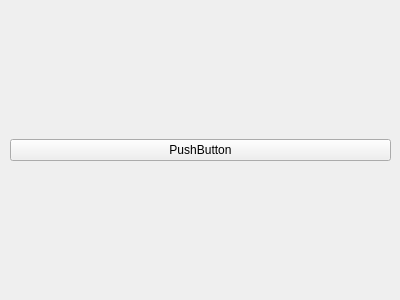
<?xml version="1.0" encoding="UTF-8"?>
<ui version="4.0">
 <class>Form</class>
 <widget class="QWidget" name="Form">
  <property name="geometry">
   <rect>
    <x>0</x>
    <y>0</y>
    <width>400</width>
    <height>300</height>
   </rect>
  </property>
  <property name="windowTitle">
   <string>Form</string>
  </property>
  <widget class="QWidget" name="verticalLayoutWidget">
   <property name="geometry">
    <rect>
     <x>10</x>
     <y>10</y>
     <width>381</width>
     <height>281</height>
    </rect>
   </property>
   <layout class="QVBoxLayout" name="verticalLayout">
    <item>
     <widget class="QPushButton" name="pushButton">
      <property name="text">
       <string>PushButton</string>
      </property>
     </widget>
    </item>
   </layout>
  </widget>
 </widget>
 <resources/>
 <connections/>
</ui>
